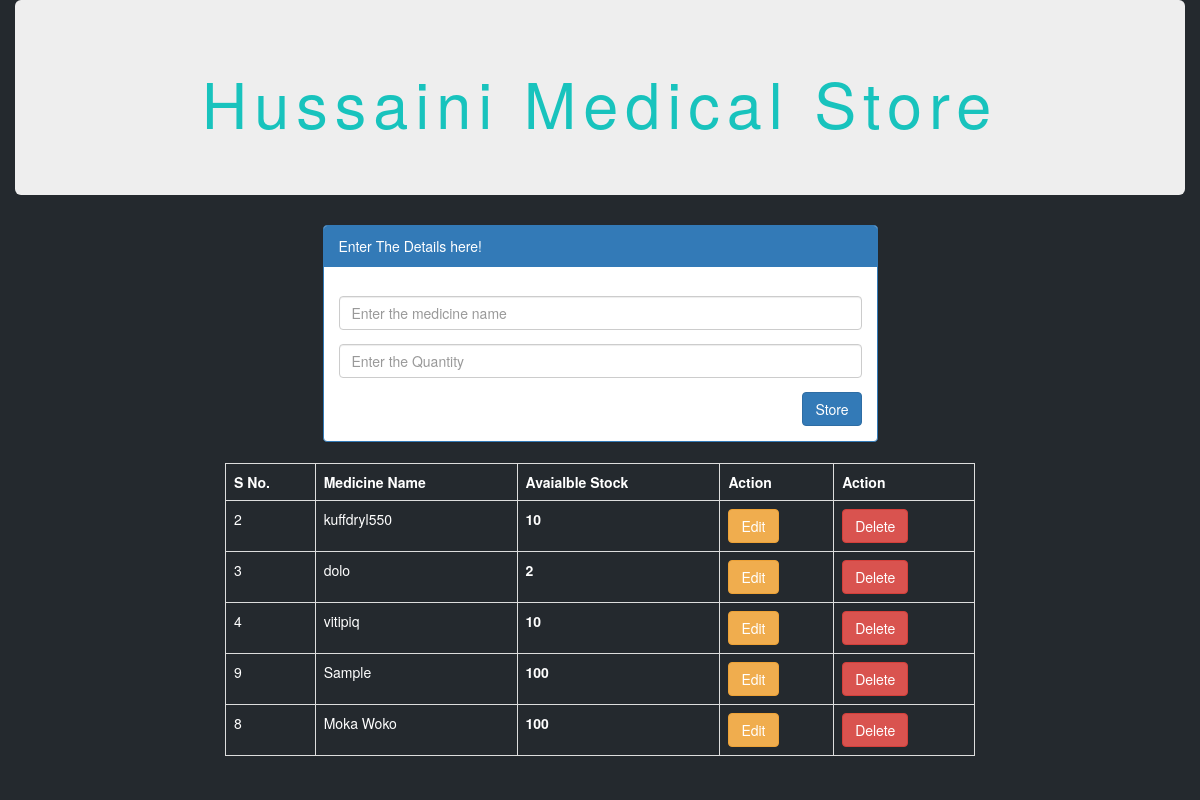
The page / on the database its author committed.
### tables this page shows
CREATE TABLE `medicines` (
  `id` int(11) NOT NULL,
  `medicine_name` varchar(100) NOT NULL,
  `quantity` varchar(100) NOT NULL
);

### action.php (called while the page is built, shortened)
<?php
include "db.php";
class dataOperaion extends Database {
  public function fetch($table){
    $query = "SELECT * FROM ".$table;
    $array = array();
    $result = mysqli_query($this->con, $query);
    while($row = mysqli_fetch_assoc($result)){
    $array[] = $row;
    }
    return $array;
  }
}
 $obj = new dataOperaion;
 ?>

### db.php (called while the page is built, shortened)
<?php
  class Database {
    public function __construct(){
      $this -> con = mysqli_connect("localhost", "root", "", "medical");
    }
  }
 ?>

### index.php (the view, shortened to what this page needs)
<?php
include "action.php";
?>
<!DOCTYPE html>
<html lang="en" dir="ltr">
  <head>
    <link rel="stylesheet" href="https://maxcdn.bootstrapcdn.com/bootstrap/3.3.7/css/bootstrap.min.css">
  </head>
  <body>
    <div class="container-fluid">
      <div class="jumbotron">
        <h1>Hussaini Medical Store</h1>
      </div>
    </div>
    <div class="container">
      <div class="row">
        <div class="col-md-3"></div>
        <div class="col-md-6">
          <div class="panel panel-primary">
            <div class="panel-heading">Enter The Details here!</div>
            <div class="panel-body">
              <?php
                if(isset($_GET["update"])){
                  if(isset($_GET["id"])){
                    $id = $_GET["id"];
                    $where = array("id"=>$id);
                  }
                  $row = $obj->select("medicines", $where);
                  ?>
                  <form id="update_form" action="action.php" method="post">
                    <input type="hidden" name="id" value="<?php echo $row['id']; ?>">
                    <input type="text" class="form-control" name="name" value="<?php echo $row['medicine_name']; ?>">
                    <input type="text" class="form-control" name="quantity" value="<?php echo $row['quantity']; ?>">
                    <input type="submit" class="btn btn-primary pull-right" name="update" value="Update">
                  </form>
              <?php
            }else{
              ?>
              <form class="" action="action.php" method="post">
                <input type="text" class="form-control" name="name" placeholder="Enter the medicine name">
                <input type="text" class="form-control" name="quantity" placeholder="Enter the Quantity">
                <input type="submit" class="btn btn-primary pull-right" name="submit" value="Store">
              </form>
              <?php
            }
                ?>
            </div>
          </div>
        </div>
      </div>
      <div class="col-md-3"></div>
    </div>
    <div class="container">
      <div class="row">
        <div class="col-md-2"></div>
        <div class="col-md-8">
          <div class="table-responsive">
            <table class="table table-bordered">
              <tr>
                <th>S No.</th>
                <th>Medicine Name</th>
                <th>Avaialble Stock</th>
                <th>Action</th>
                <th>Action</th>
              </tr>
              <tr>
                <?php
                  $myrow = $obj->fetch("medicines");
                  foreach ($myrow as $row) {
                ?>
                <td><?php echo $row["id"]; ?></td>
                <td><?php echo $row["medicine_name"]; ?></td>
                <td><b><?php echo $row["quantity"]; ?></b></td>
                <td><a href="index.php?update=1&id=<?php echo $row['id']; ?> " class="btn btn-warning">Edit</a></td>
                <td><a href="index.php?delete=1&id=<?php echo $row['id']; ?>" class="btn btn-danger">Delete</a></td>
              </tr>
              <?php
                }
              ?>
            </table>
          </div>
        </div>
        <div class="col-md-2"></div>
      </div>
    </div>
  </body>
</html>

### index.php (style rules this page uses)
body { background: #24292e; color: white; }
h1 { text-align: center; color: #18c3bd !important; letter-spacing: 7px; font-weight: 500; }
input { margin-top: 14px; }

### rows shown on the page
medicines: id "2", medicine_name "kuffdryl550", quantity "10"
medicines: id "3", medicine_name "dolo", quantity "2"
medicines: id "4", medicine_name "vitipiq", quantity "10"
medicines: id "9", medicine_name "Sample", quantity "100"
medicines: id "8", medicine_name "Moka Woko", quantity "100"
